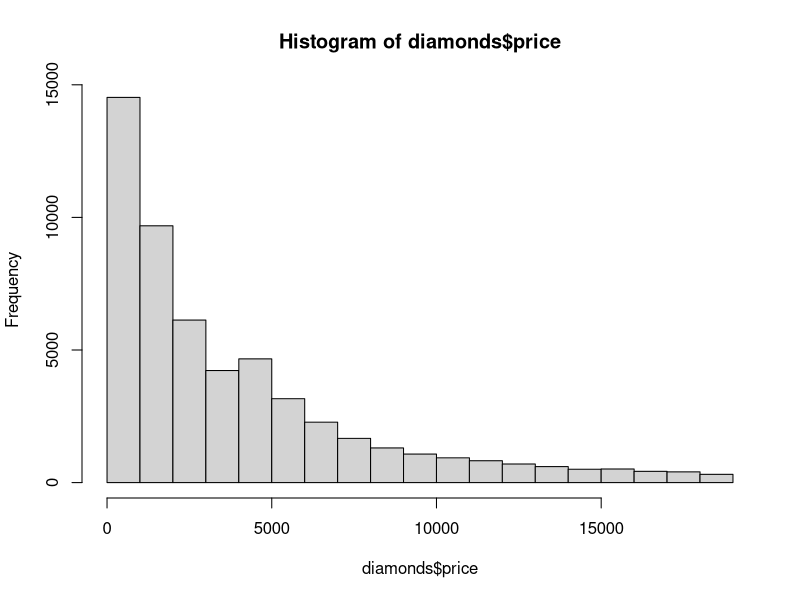
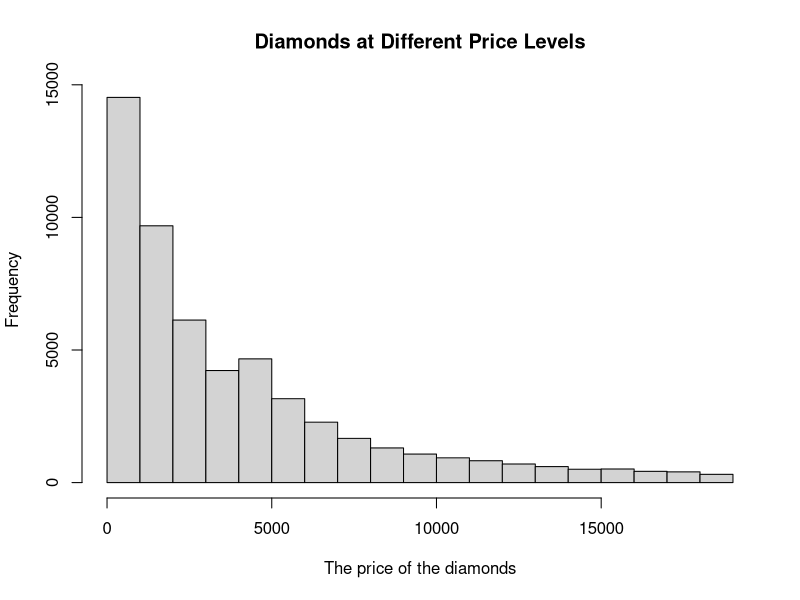

Write R code to recreate these figures, in order.
## ---- chunk 1
knitr::opts_chunk$set(echo = TRUE)
### Loading the packages necessary for this assignment
library(dplyr)
library(ggplot2)
## ---- chunk 2
### Listing the in-built dataset from R
data()

### Loading the dataset diamonds and obtaining its description
data(diamonds)
? diamonds

### Listing all the variables that the dataset contains
names(diamonds)

### Getting a descriptive summary of the variables in the dataset
summary (diamonds)
## ---- chunk 3
#### Create the histogram
hist(diamonds$price)

hist(diamonds$price,
     main = 'Diamonds at Different Price Levels',
     xlab = 'The price of the diamonds')
## ---- chunk 4
### Finding the mean, one of the main measures of central tendency
mean(diamonds$price, na.rm = TRUE)
mean(diamonds$depth, na.rm = TRUE)
mean(diamonds$carat, na.rm = TRUE)
mean(diamonds$table, na.rm = TRUE)
mean(diamonds$x, na.rm = TRUE)
mean(diamonds$y, na.rm = TRUE)
mean(diamonds$z, na.rm = TRUE)

### Finding the standard deviation for price variable
sd(diamonds$price)
## ---- chunk 5
### Crosstab shows that color and cut are roughly equally distributed
table(diamonds$cut, diamonds$color)

